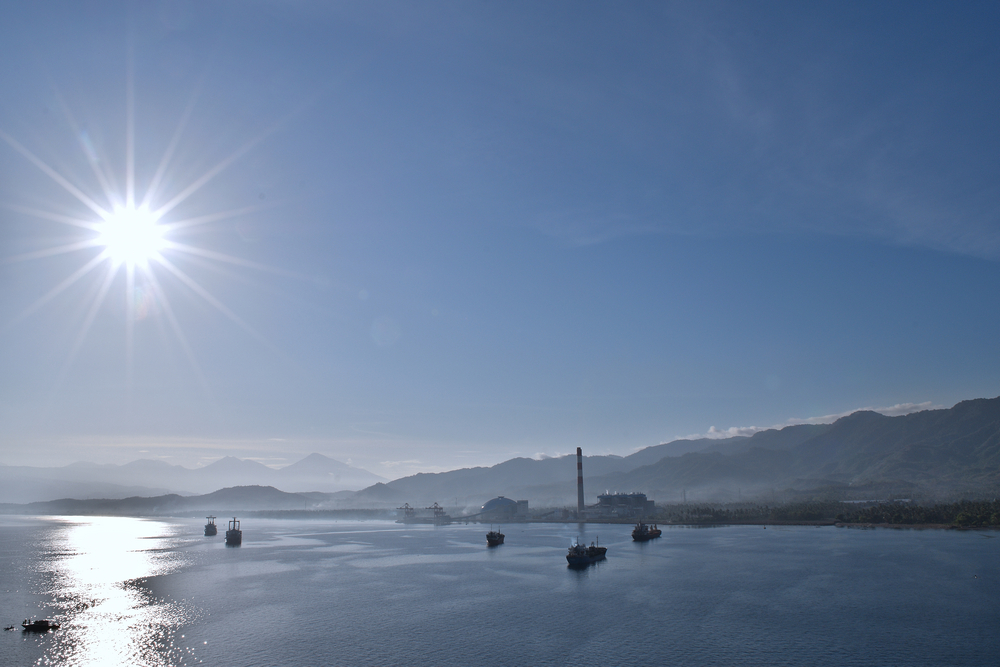
#> input picture Frameworks Testing/OpenCV/OpenCV Lesson_Files/OpenCV_workshop_histogram.jpeg, 1000 x 667 px, given in place of the camera
$ python gui_cv2_worksheet.py
#> lines starting #> are read from the running program, lines starting #| are printed output that depends on the picture; after the words box and inside, x2 and y2 are one past the last pixel; in counts of white or black regions, pixels touching at a corner belong together
import cv2
import numpy as np

def nothing(x):
    pass

# Create a window
frame = np.zeros((312,500,3), np.uint8)
cv2.namedWindow('trackbar')

# create trackbars for color change

# cv2.createTrackbar(trackbar_label, window_label, current_value, maximum_value, callback)

# Hue
## Values of hue range from 0-179
cv2.createTrackbar('lowH','trackbar',0,179,nothing)
#> slider 'lowH' is set to 35
cv2.createTrackbar('highH','trackbar',179,179,nothing)

# Saturation
cv2.createTrackbar('lowS','trackbar',0,255,nothing)
#> slider 'lowS' is set to 51
cv2.createTrackbar('highS','trackbar',255,255,nothing)

# Value
cv2.createTrackbar('lowV','trackbar',0,255,nothing)
#> slider 'lowV' is set to 51
cv2.createTrackbar('highV','trackbar',255,255,nothing)

cap = cv2.VideoCapture(0)

while(1):
    # read the image from the camera
    retrieveval, frame = cap.read()
#> frame is the input picture: shape (667, 1000, 3); mean B, G, R 156.9, 128.3, 108.5

    # flip the image horizontally, so that it will look like a mirror
    # only if you use front-facing webcam.
    frame = cv2.flip(frame, 1)
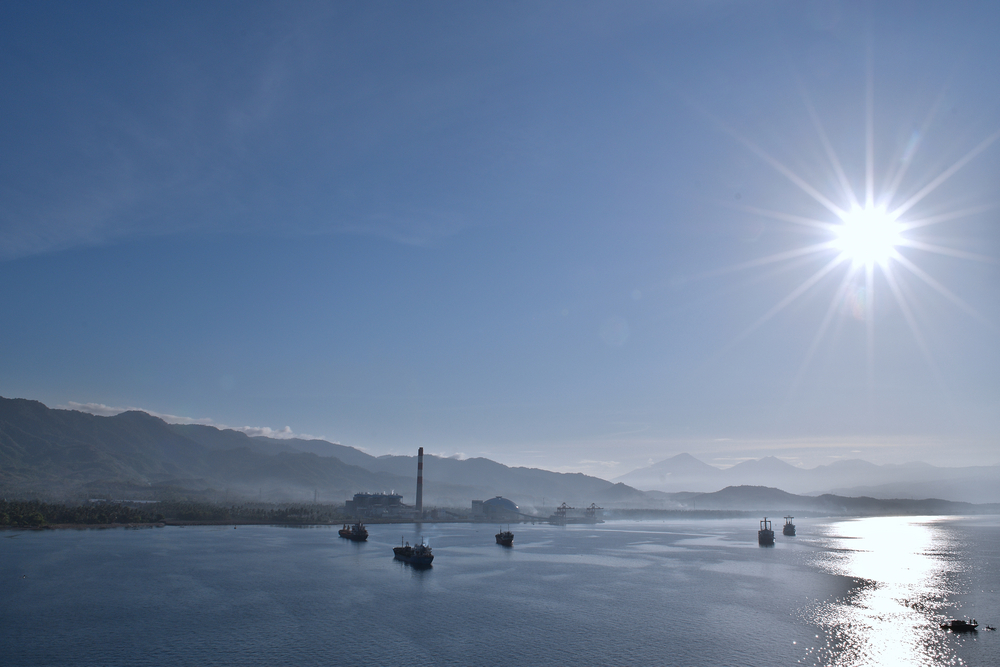
#> frame: shape (667, 1000, 3); mean B, G, R 156.9, 128.3, 108.5

    # display the image
    cv2.imshow('Real',frame)

    # get current positions of three low trackbars
    h = cv2.getTrackbarPos('lowH','trackbar')
    s = cv2.getTrackbarPos('lowS','trackbar')
    v = cv2.getTrackbarPos('lowV','trackbar')

    low = np.array([h,s,v])

    # get current positions of three high trackbars
    h = cv2.getTrackbarPos('highH','trackbar')
    s = cv2.getTrackbarPos('highS','trackbar')
    v = cv2.getTrackbarPos('highV','trackbar')

    high = np.array([h,s,v])

    # convert the image from bgr to hsv format
    frame = cv2.cvtColor(frame, cv2.COLOR_BGR2HSV)
#> frame: shape (667, 1000, 3); mean H, S, V 107.8, 83, 156.9

    # create a "mask" to show which pixels should be preserved
    mask = cv2.inRange(frame, low, high)
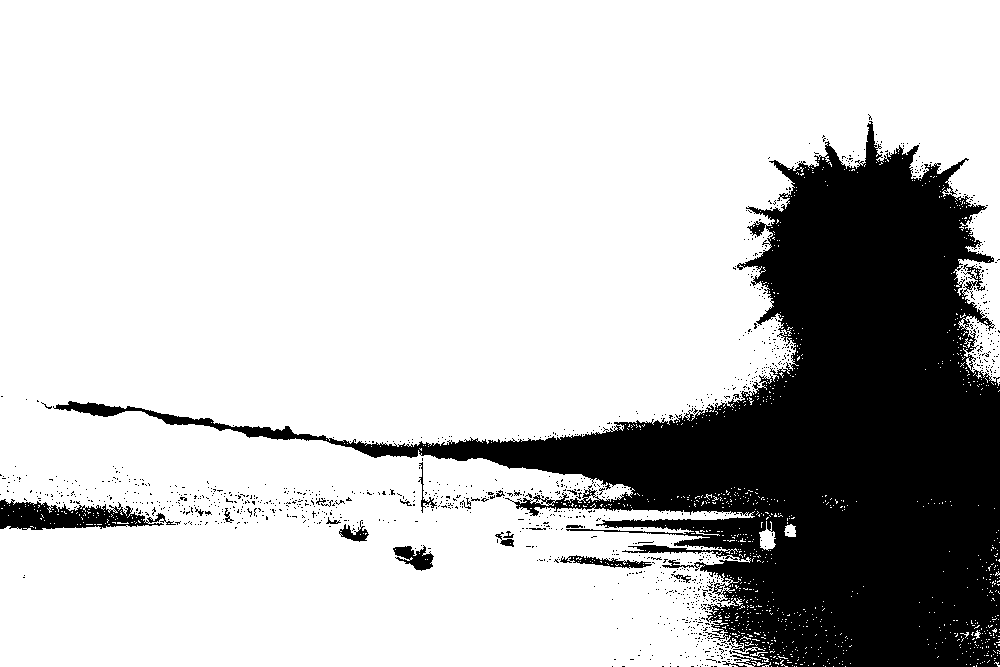
#> mask: shape (667, 1000); 77.8% white; 1215 black regions (1191 under 20 px), largest, box (x1, y1, x2, y2) and area: (53, 121, 1000, 667) 140189, (0, 499, 176, 530) 2980, (393, 545, 434, 571) 572

    # apply the "mask" to the original capture using the bitwise AND operator
    res = cv2.bitwise_and(frame, frame, mask=mask)
#> res: shape (667, 1000, 3); mean H, S, V 83.6, 75.3, 115.4

    # convert the image back to bgr
    res = cv2.cvtColor(res, cv2.COLOR_HSV2BGR)
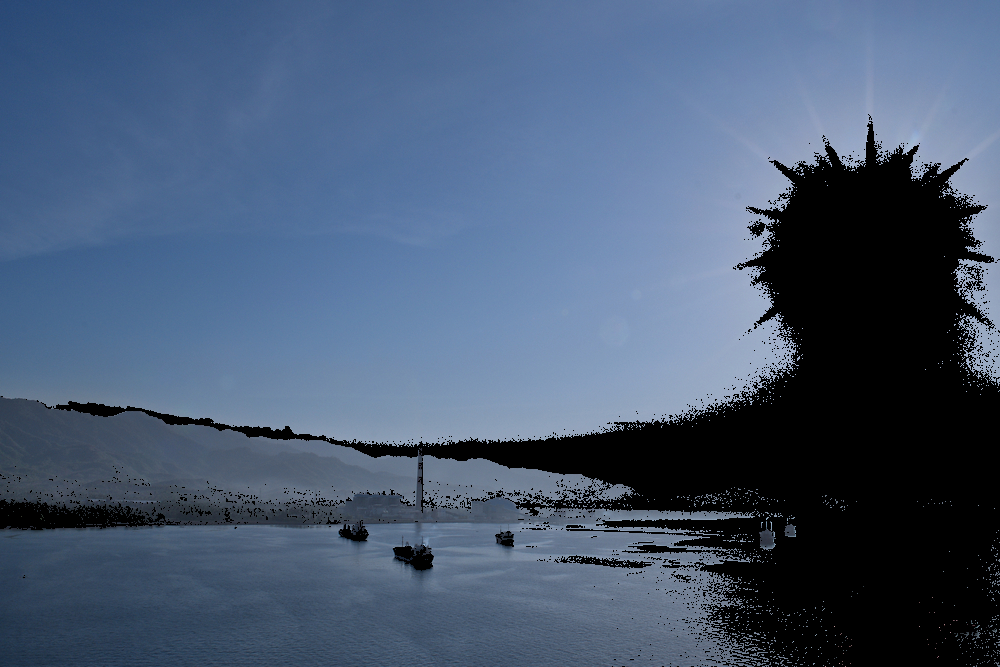
#> res: shape (667, 1000, 3); mean B, G, R 115.4, 89.9, 71.9

    cv2.imshow("mask", res)

    if cv2.waitKey(1) == ord('q'):
#> (key q is pressed here)
        break

cap.release()
cv2.destroyAllWindows()
